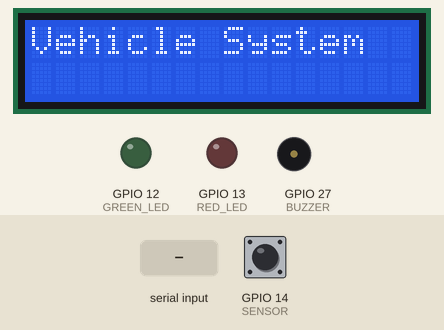
The sketch below on a simulated ESP32. Shown: 16×2 character LCD, output pins drawn as LEDs (lit = HIGH), buzzer (waves = sounding, pin HIGH). The test bench sets the inputs (shaded band); at power-on: GPIO 14 (SENSOR) HIGH. What the sketch prints to the serial monitor is not drawn.

Above: at 1.2 s.
1.3 s: GPIO 14 (SENSOR) driven LOW
At 2.4 s:
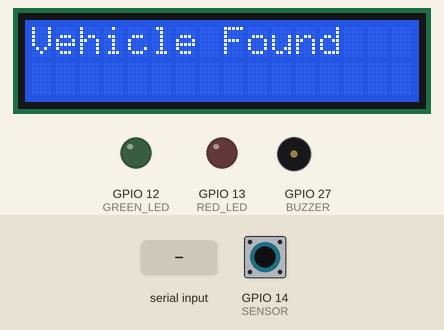
At 4.1 s:
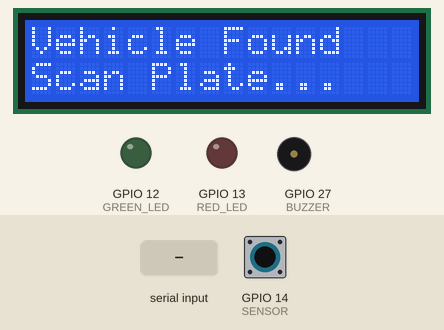
4.3 s: "TN74AQ1234\n" received over Serial
At 4.8 s:
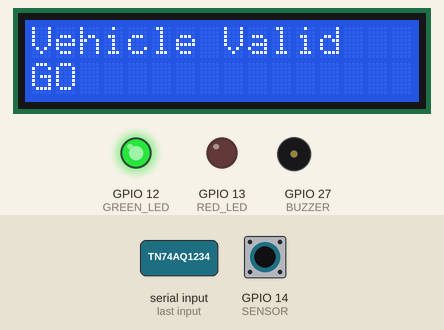
5.8 s: GPIO 14 (SENSOR) driven HIGH
Timing chart, 0 to 9.8 s (numbered marks = the images above; inputs shaded):
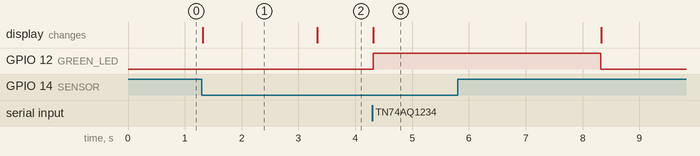

The sketch:

sketch.ino
```cpp
#include <Wire.h>
#include <LiquidCrystal_I2C.h>

#define SENSOR 14
#define GREEN_LED 12
#define RED_LED 13
#define BUZZER 27

LiquidCrystal_I2C lcd(0x27,16,2);

String plate;

bool validFormat(String p){

  if(p.length()!=10) return false;

  if(!isAlpha(p[0]) || !isAlpha(p[1])) return false;
  if(!isDigit(p[2]) || !isDigit(p[3])) return false;
  if(!isAlpha(p[4]) || !isAlpha(p[5])) return false;

  if(!isDigit(p[6]) || !isDigit(p[7]) || !isDigit(p[8]) || !isDigit(p[9]))
  return false;

  return true;
}

void setup(){

  pinMode(SENSOR, INPUT_PULLUP);
  pinMode(GREEN_LED, OUTPUT);
  pinMode(RED_LED, OUTPUT);
  pinMode(BUZZER, OUTPUT);

  Serial.begin(115200);

  lcd.init();
  lcd.backlight();

  lcd.setCursor(0,0);
  lcd.print("Vehicle System");
}

void loop(){

  int vehicle = digitalRead(SENSOR);

  if(vehicle == LOW){

    Serial.println("Vehicle Detected");

    lcd.clear();
    lcd.setCursor(0,0);
    lcd.print("Vehicle Found");

    delay(2000);

    Serial.println("Enter Plate:");
    lcd.setCursor(0,1);
    lcd.print("Scan Plate...");

    while(!Serial.available());

    plate = Serial.readStringUntil('\n');
    plate.trim();

    Serial.print("Detected Plate: ");
    Serial.println(plate);

    lcd.clear();

    if(!validFormat(plate)){

      Serial.println("WRONG FORMAT");

      lcd.setCursor(0,0);
      lcd.print("Wrong Format");
      lcd.setCursor(0,1);
      lcd.print("STOP");

      digitalWrite(GREEN_LED,LOW);
      digitalWrite(RED_LED,HIGH);
      tone(BUZZER,1000);
    }

    else if(plate == "TN74AQ1234" || plate == "TN10AB1234" || plate == "TN10AN1245" ||
plate == "KA01AB1234" ||
plate == "KA05MK5678" ||
plate == "KA03PQ4567" ||
plate == "DL10XY9876" ||
plate == "MH12AB3456" ||
plate == "AP09CD4321" ||
plate == "TS08EF6789"){

      Serial.println("VALID VEHICLE");

      lcd.setCursor(0,0);
      lcd.print("Vehicle Valid");
      lcd.setCursor(0,1);
      lcd.print("GO");

      digitalWrite(GREEN_LED,HIGH);
      digitalWrite(RED_LED,LOW);
      noTone(BUZZER);
    }

    else{

      Serial.println("INVALID VEHICLE");

      lcd.setCursor(0,0);
      lcd.print("Not Registered");
      lcd.setCursor(0,1);
      lcd.print("STOP");

      digitalWrite(GREEN_LED,LOW);
      digitalWrite(RED_LED,HIGH);
      tone(BUZZER,1000);
    }

    delay(4000);

    digitalWrite(GREEN_LED,LOW);
    digitalWrite(RED_LED,LOW);
    noTone(BUZZER);

    lcd.clear();
    lcd.print("Waiting...");
  }
}
```

Measured:
- after the input at 1.3 s, the display: changes at once (image 1)
- after the input at 4.3 s, GPIO 12 (GREEN_LED): LOW → HIGH at once; the display: changes at once (image 3)
- what the display in image 1 shows lasts 2.0 s, from 1.3 s to 3.3 s
